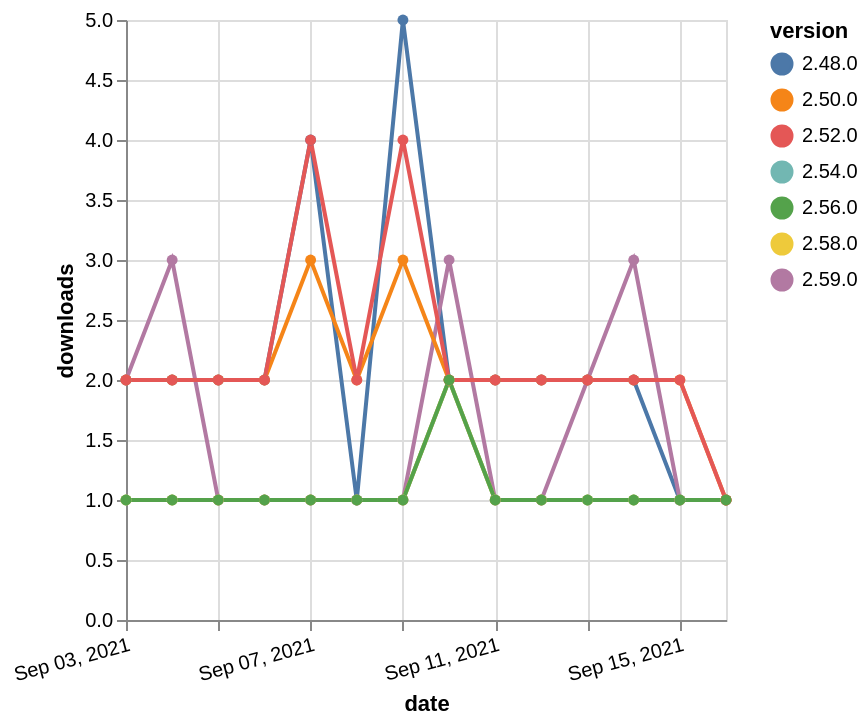

Write the Vega-Lite specification saved for this chart.
### Vega-Lite specification from a JSON file in a GitHub repository (floating-point values rounded to 4 significant figures)
{"$schema": "https://vega.github.io/schema/vega-lite/v5.json", "description": "A simple bar chart with embedded data.", "data": {"values": [{"date": "2021-09-03", "total": 252, "delta": 1, "version": "2.54.0"}, {"date": "2021-09-04", "total": 253, "delta": 1, "version": "2.54.0"}, {"date": "2021-09-05", "total": 254, "delta": 1, "version": "2.54.0"}, {"date": "2021-09-06", "total": 255, "delta": 1, "version": "2.54.0"}, {"date": "2021-09-07", "total": 256, "delta": 1, "version": "2.54.0"}, {"date": "2021-09-08", "total": 257, "delta": 1, "version": "2.54.0"}, {"date": "2021-09-09", "total": 258, "delta": 1, "version": "2.54.0"}, {"date": "2021-09-10", "total": 260, "delta": 2, "version": "2.54.0"}, {"date": "2021-09-11", "total": 261, "delta": 1, "version": "2.54.0"}, {"date": "2021-09-12", "total": 262, "delta": 1, "version": "2.54.0"}, {"date": "2021-09-13", "total": 263, "delta": 1, "version": "2.54.0"}, {"date": "2021-09-14", "total": 264, "delta": 1, "version": "2.54.0"}, {"date": "2021-09-15", "total": 265, "delta": 1, "version": "2.54.0"}, {"date": "2021-09-16", "total": 266, "delta": 1, "version": "2.54.0"}, {"date": "2021-09-03", "total": 3174, "delta": 2, "version": "2.48.0"}, {"date": "2021-09-04", "total": 3176, "delta": 2, "version": "2.48.0"}, {"date": "2021-09-05", "total": 3178, "delta": 2, "version": "2.48.0"}, {"date": "2021-09-06", "total": 3180, "delta": 2, "version": "2.48.0"}, {"date": "2021-09-07", "total": 3184, "delta": 4, "version": "2.48.0"}, {"date": "2021-09-08", "total": 3185, "delta": 1, "version": "2.48.0"}, {"date": "2021-09-09", "total": 3190, "delta": 5, "version": "2.48.0"}, {"date": "2021-09-10", "total": 3192, "delta": 2, "version": "2.48.0"}, {"date": "2021-09-11", "total": 3194, "delta": 2, "version": "2.48.0"}, {"date": "2021-09-12", "total": 3196, "delta": 2, "version": "2.48.0"}, {"date": "2021-09-13", "total": 3198, "delta": 2, "version": "2.48.0"}, {"date": "2021-09-14", "total": 3200, "delta": 2, "version": "2.48.0"}, {"date": "2021-09-15", "total": 3201, "delta": 1, "version": "2.48.0"}, {"date": "2021-09-16", "total": 3202, "delta": 1, "version": "2.48.0"}, {"date": "2021-09-03", "total": 172, "delta": 2, "version": "2.59.0"}, {"date": "2021-09-04", "total": 175, "delta": 3, "version": "2.59.0"}, {"date": "2021-09-05", "total": 176, "delta": 1, "version": "2.59.0"}, {"date": "2021-09-06", "total": 177, "delta": 1, "version": "2.59.0"}, {"date": "2021-09-07", "total": 178, "delta": 1, "version": "2.59.0"}, {"date": "2021-09-08", "total": 179, "delta": 1, "version": "2.59.0"}, {"date": "2021-09-09", "total": 180, "delta": 1, "version": "2.59.0"}, {"date": "2021-09-10", "total": 183, "delta": 3, "version": "2.59.0"}, {"date": "2021-09-11", "total": 184, "delta": 1, "version": "2.59.0"}, {"date": "2021-09-12", "total": 185, "delta": 1, "version": "2.59.0"}, {"date": "2021-09-13", "total": 187, "delta": 2, "version": "2.59.0"}, {"date": "2021-09-14", "total": 190, "delta": 3, "version": "2.59.0"}, {"date": "2021-09-15", "total": 191, "delta": 1, "version": "2.59.0"}, {"date": "2021-09-16", "total": 192, "delta": 1, "version": "2.59.0"}, {"date": "2021-09-03", "total": 2623, "delta": 2, "version": "2.50.0"}, {"date": "2021-09-04", "total": 2625, "delta": 2, "version": "2.50.0"}, {"date": "2021-09-05", "total": 2627, "delta": 2, "version": "2.50.0"}, {"date": "2021-09-06", "total": 2629, "delta": 2, "version": "2.50.0"}, {"date": "2021-09-07", "total": 2632, "delta": 3, "version": "2.50.0"}, {"date": "2021-09-08", "total": 2634, "delta": 2, "version": "2.50.0"}, {"date": "2021-09-09", "total": 2637, "delta": 3, "version": "2.50.0"}, {"date": "2021-09-10", "total": 2639, "delta": 2, "version": "2.50.0"}, {"date": "2021-09-11", "total": 2641, "delta": 2, "version": "2.50.0"}, {"date": "2021-09-12", "total": 2643, "delta": 2, "version": "2.50.0"}, {"date": "2021-09-13", "total": 2645, "delta": 2, "version": "2.50.0"}, {"date": "2021-09-14", "total": 2647, "delta": 2, "version": "2.50.0"}, {"date": "2021-09-15", "total": 2649, "delta": 2, "version": "2.50.0"}, {"date": "2021-09-16", "total": 2650, "delta": 1, "version": "2.50.0"}, {"date": "2021-09-03", "total": 186, "delta": 1, "version": "2.58.0"}, {"date": "2021-09-04", "total": 187, "delta": 1, "version": "2.58.0"}, {"date": "2021-09-05", "total": 188, "delta": 1, "version": "2.58.0"}, {"date": "2021-09-06", "total": 189, "delta": 1, "version": "2.58.0"}, {"date": "2021-09-07", "total": 190, "delta": 1, "version": "2.58.0"}, {"date": "2021-09-08", "total": 191, "delta": 1, "version": "2.58.0"}, {"date": "2021-09-09", "total": 192, "delta": 1, "version": "2.58.0"}, {"date": "2021-09-10", "total": 194, "delta": 2, "version": "2.58.0"}, {"date": "2021-09-11", "total": 195, "delta": 1, "version": "2.58.0"}, {"date": "2021-09-12", "total": 196, "delta": 1, "version": "2.58.0"}, {"date": "2021-09-13", "total": 197, "delta": 1, "version": "2.58.0"}, {"date": "2021-09-14", "total": 198, "delta": 1, "version": "2.58.0"}, {"date": "2021-09-15", "total": 199, "delta": 1, "version": "2.58.0"}, {"date": "2021-09-16", "total": 200, "delta": 1, "version": "2.58.0"}, {"date": "2021-09-03", "total": 2454, "delta": 2, "version": "2.52.0"}, {"date": "2021-09-04", "total": 2456, "delta": 2, "version": "2.52.0"}, {"date": "2021-09-05", "total": 2458, "delta": 2, "version": "2.52.0"}, {"date": "2021-09-06", "total": 2460, "delta": 2, "version": "2.52.0"}, {"date": "2021-09-07", "total": 2464, "delta": 4, "version": "2.52.0"}, {"date": "2021-09-08", "total": 2466, "delta": 2, "version": "2.52.0"}, {"date": "2021-09-09", "total": 2470, "delta": 4, "version": "2.52.0"}, {"date": "2021-09-10", "total": 2472, "delta": 2, "version": "2.52.0"}, {"date": "2021-09-11", "total": 2474, "delta": 2, "version": "2.52.0"}, {"date": "2021-09-12", "total": 2476, "delta": 2, "version": "2.52.0"}, {"date": "2021-09-13", "total": 2478, "delta": 2, "version": "2.52.0"}, {"date": "2021-09-14", "total": 2480, "delta": 2, "version": "2.52.0"}, {"date": "2021-09-15", "total": 2482, "delta": 2, "version": "2.52.0"}, {"date": "2021-09-16", "total": 2483, "delta": 1, "version": "2.52.0"}, {"date": "2021-09-03", "total": 194, "delta": 1, "version": "2.56.0"}, {"date": "2021-09-04", "total": 195, "delta": 1, "version": "2.56.0"}, {"date": "2021-09-05", "total": 196, "delta": 1, "version": "2.56.0"}, {"date": "2021-09-06", "total": 197, "delta": 1, "version": "2.56.0"}, {"date": "2021-09-07", "total": 198, "delta": 1, "version": "2.56.0"}, {"date": "2021-09-08", "total": 199, "delta": 1, "version": "2.56.0"}, {"date": "2021-09-09", "total": 200, "delta": 1, "version": "2.56.0"}, {"date": "2021-09-10", "total": 202, "delta": 2, "version": "2.56.0"}, {"date": "2021-09-11", "total": 203, "delta": 1, "version": "2.56.0"}, {"date": "2021-09-12", "total": 204, "delta": 1, "version": "2.56.0"}, {"date": "2021-09-13", "total": 205, "delta": 1, "version": "2.56.0"}, {"date": "2021-09-14", "total": 206, "delta": 1, "version": "2.56.0"}, {"date": "2021-09-15", "total": 207, "delta": 1, "version": "2.56.0"}, {"date": "2021-09-16", "total": 208, "delta": 1, "version": "2.56.0"}]}, "width": "container", "mark": {"type": "line", "point": {"filled": true}}, "encoding": {"x": {"field": "date", "type": "temporal", "timeUnit": "yearmonthdate", "title": "date", "axis": {"labelAngle": -15}}, "y": {"field": "delta", "type": "quantitative", "title": "downloads"}, "color": {"field": "version", "type": "nominal"}, "tooltip": {"field": "delta"}}}
